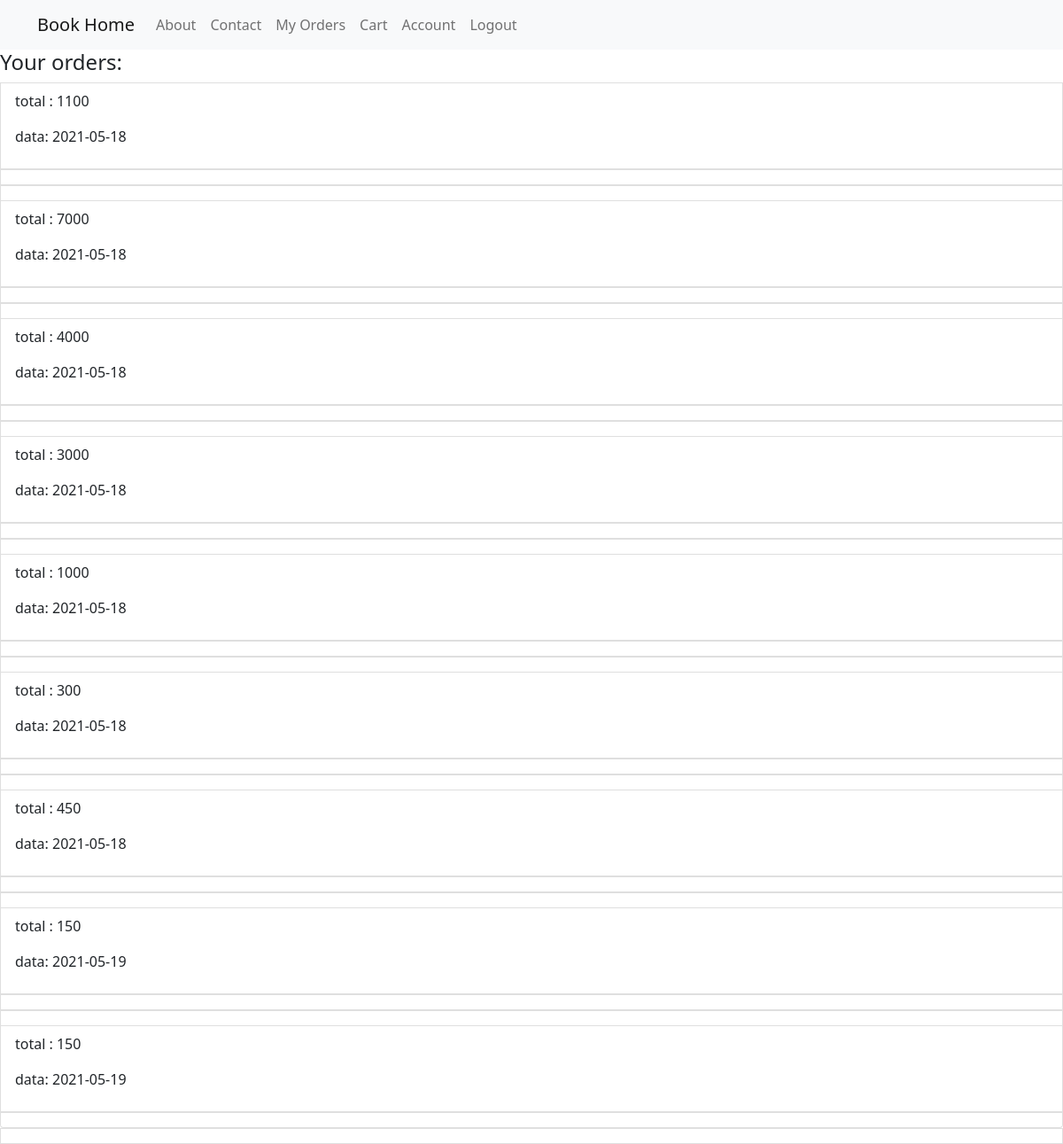
Page /order (signed in) on the committed database.
### Models.py (models this page shows, shortened)
class Order(db.Model, UserMixin):
    id = db.Column(db.Integer, primary_key=True)
    user_id = db.Column(db.Integer, db.ForeignKey('user.id'), nullable=False)
    amount = db.Column(db.Integer, nullable=False)
    order_date = db.Column(db.DateTime, nullable=False, default=datetime.utcnow)
    orderbook=db.relationship('OrderBook', backref='orderdetail', lazy=True)

### routes.py (the view)
@app.route("/order")
def order():
    orders=Order.query.filter_by(user_id=current_user.id).all()
    return render_template('order.html', orders=orders)

### Models.py (called while the page is built)
@login_manager.user_loader
def load_user(user_id):
    return User.query.get(int(user_id))

### templates/order.html
{% extends "home.html" %}
  {% block content %}
  {%if not orders%}
     <h3>Empty orders</h3>
  {%else%}
  <h4>Your orders:</h4>
  <div class="list-group">
      {%for order in orders%}
       <div>
      <a href="{{ url_for('detail',order_id=order.id)}}" class="list-group-item list-group-item-action">
        <p class="article-content">total : {{ order.amount }}</p>
        <p class="article-content">data: {{ order.order_date.strftime('%Y-%m-%d') }}</p>
       </div>
       {%endfor%}
     </div>
     {%endif%}
  {% endblock %}

### rows in the picture
Order: amount "1100", order_date "2021-05-18"
Order: amount "7000", order_date "2021-05-18"
Order: amount "4000", order_date "2021-05-18"
Order: amount "3000", order_date "2021-05-18"
Order: amount "1000", order_date "2021-05-18"
Order: amount "300", order_date "2021-05-18"
Order: amount "450", order_date "2021-05-18"
Order: amount "150", order_date "2021-05-19"
Order: amount "150", order_date "2021-05-19"
